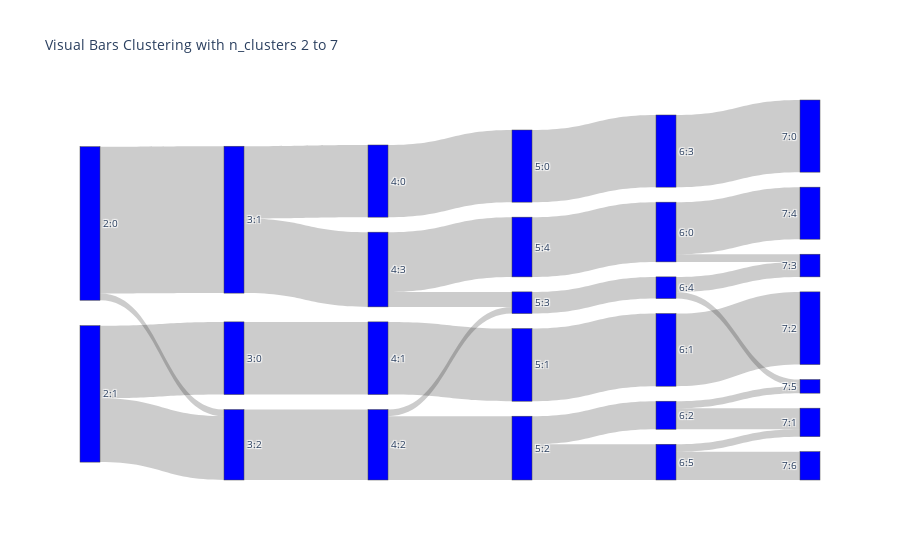

The notebook cell saved with this chart:
### Code cell
link, label = convert_lbls_to_sankey_nodes(x_lbls_L)
# plot
fig = go.Figure(data=
          [go.Sankey(node = dict(pad = 15, thickness=20, label = label, color =  "blue"),
                     link = link)])
    
fig.update_layout(title_text="Visual Bars Clustering with n_clusters 2 to 7", font_size=10)
fig.show()

### Figure 1 — Plotly figure (JSON) as saved in the notebook; plotly's stock layout.template omitted (floating-point values rounded to 4 significant figures)
{"data": [{"link": {"source": [0, 0, 0, 1, 1, 1, 2, 2, 2, 2, 3, 3, 3, 3, 4, 4, 4, 4, 5, 5, 5, 5, 5, 6, 6, 6, 6, 6, 7, 7, 7, 7, 7, 8, 8, 8, 8, 8, 9, 9, 9, 9, 9, 9, 10, 10, 10, 10, 10, 10, 11, 11, 11, 11, 11, 11, 12, 12, 12, 12, 12, 12, 13, 13, 13, 13, 13, 13, 14, 14, 14, 14, 14, 14, 14, 15, 15, 15, 15, 15, 15, 15, 16, 16, 16, 16, 16, 16, 16, 17, 17, 17, 17, 17, 17, 17, 18, 18, 18, 18, 18, 18, 18, 19, 19, 19, 19, 19, 19, 19], "target": [2, 3, 4, 2, 3, 4, 5, 6, 7, 8, 5, 6, 7, 8, 5, 6, 7, 8, 9, 10, 11, 12, 13, 9, 10, 11, 12, 13, 9, 10, 11, 12, 13, 9, 10, 11, 12, 13, 14, 15, 16, 17, 18, 19, 14, 15, 16, 17, 18, 19, 14, 15, 16, 17, 18, 19, 14, 15, 16, 17, 18, 19, 14, 15, 16, 17, 18, 19, 20, 21, 22, 23, 24, 25, 26, 20, 21, 22, 23, 24, 25, 26, 20, 21, 22, 23, 24, 25, 26, 20, 21, 22, 23, 24, 25, 26, 20, 21, 22, 23, 24, 25, 26, 20, 21, 22, 23, 24, 25, 26], "value": [0, 5065, 230, 2505, 0, 2200, 0, 2505, 0, 0, 2488, 0, 0, 2577, 0, 0, 2430, 0, 2488, 0, 0, 0, 0, 0, 2505, 0, 0, 0, 0, 0, 2200, 230, 0, 0, 0, 0, 517, 2060, 0, 0, 0, 2488, 0, 0, 0, 2505, 0, 0, 0, 0, 0, 0, 967, 0, 0, 1233, 0, 0, 0, 0, 747, 0, 2060, 0, 0, 0, 0, 0, 0, 0, 0, 265, 1795, 0, 0, 0, 0, 2505, 0, 0, 0, 0, 0, 727, 0, 0, 0, 240, 0, 2488, 0, 0, 0, 0, 0, 0, 0, 0, 0, 517, 0, 230, 0, 0, 255, 0, 0, 0, 0, 978]}, "node": {"color": "blue", "label": ["2:0", "2:1", "3:0", "3:1", "3:2", "4:0", "4:1", "4:2", "4:3", "5:0", "5:1", "5:2", "5:3", "5:4", "6:0", "6:1", "6:2", "6:3", "6:4", "6:5", "7:0", "7:1", "7:2", "7:3", "7:4", "7:5", "7:6"], "pad": 15, "thickness": 20}, "type": "sankey"}], "layout": {"font": {"size": 10}, "title": {"text": "Visual Bars Clustering with n_clusters 2 to 7"}}}
